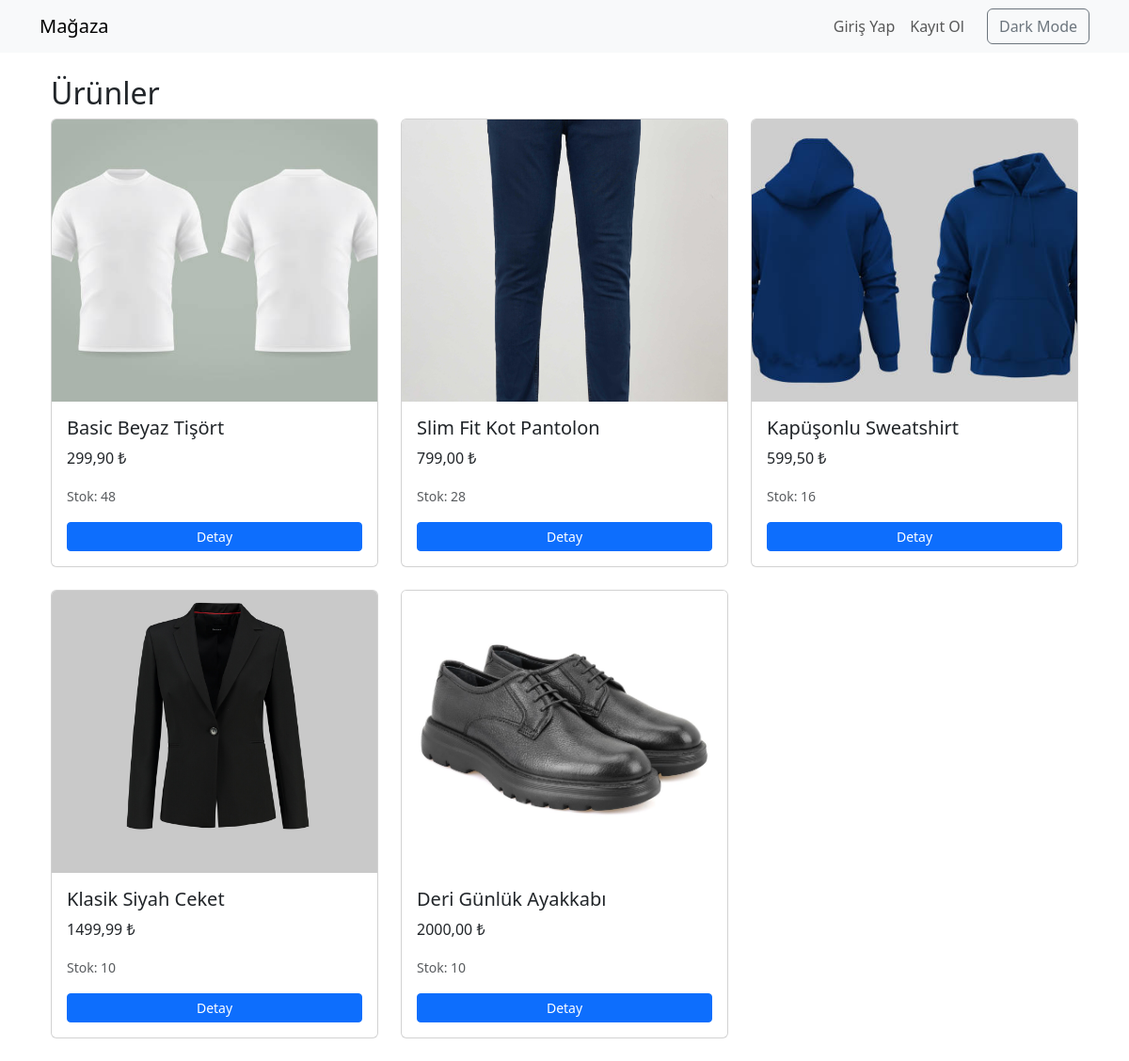
The page / on the database its author committed.
### store/models.py (models this page shows, shortened)
class Product(models.Model):
    SIZE_CHOICES = [
        ('S', 'Small'),
        ('M', 'Medium'),
        ('L', 'Large'),
        ('XL', 'X-Large'),
    ]
    category = models.ForeignKey(Category, on_delete=models.CASCADE)
    name = models.CharField(max_length=200)
    slug = models.SlugField(unique=True)
    description = models.TextField(blank=True)
    price = models.DecimalField(max_digits=10, decimal_places=2)
    stock = models.PositiveIntegerField(default=0)
    size = models.CharField(max_length=2, choices=SIZE_CHOICES, default='M')
    available = models.BooleanField(default=True)
    image = models.ImageField(upload_to='products/', blank=True, null=True)
    created_at = models.DateTimeField(auto_now_add=True)
    updated_at = models.DateTimeField(auto_now=True)

### store/views.py (the view)
# urls.py: path('', views.product_list, name='product_list'),
def product_list(request, category_slug=None):
    category = None
    products = Product.objects.filter(available=True)
    if category_slug:
        category = get_object_or_404(Category, slug=category_slug)
        products = products.filter(category=category)
    context = {
        'category': category,
        'products': products,
    }
    return render(request, 'store/product_list.html', context)

### store/templates/store/product_list.html (shortened to what this page needs)
{% extends 'base.html' %}
{% block content %}
<div class="container mt-4">
  <h2>Ürünler</h2>
  <div class="row">
    {% for product in products %}
      <div class="col-md-4 mb-4 d-flex">
        <div class="card h-100 w-100">
          {% if product.image %}
          <img src="{{ product.image.url }}" class="card-img-top product-img" alt="{{ product.name }}">
          {% else %}
          <img src="https://via.placeholder.com/400x400" class="card-img-top product-img" alt="No Image">
          {% endif %}
          <div class="card-body d-flex flex-column">
            <h5 class="card-title">{{ product.name }}</h5>
            <p class="card-text">{{ product.price }} ₺</p>
            <p class="card-text"><small class="text-muted">Stok: {{ product.stock }}</small></p>
            <a href="{% url 'store:product_detail' product.id product.slug %}" class="btn btn-primary btn-sm mt-auto">Detay</a>
          </div>
        </div>
      </div>
    {% empty %}
      <p>Ürün bulunamadı.</p>
    {% endfor %}
  </div>
</div>
{% endblock %}

### store/templates/base.html (shortened to what this page needs)
{% load static %}
{% load i18n %}
<!DOCTYPE html>
<html lang="{{ LANGUAGE_CODE }}">
<head>
  <link href="https://cdn.jsdelivr.net/npm/bootstrap@5.3.0/dist/css/bootstrap.min.css" rel="stylesheet" />
</head>
<body id="body">
  <nav class="navbar navbar-expand-lg navbar-light bg-light">
    <div class="container">
      <a class="navbar-brand" href="{% url 'store:product_list' %}">Mağaza</a>
      <div class="collapse navbar-collapse" id="navbarSupportedContent">
        <ul class="navbar-nav ms-auto mb-2 mb-lg-0">
          {% if user.is_authenticated %}
            <li class="nav-item">
              <a class="nav-link" href="{% url 'store:cart_detail' %}">Sepet</a>
            </li>
            <li class="nav-item">
              <a class="nav-link" href="{% url 'store:my_orders' %}">Siparişlerim</a>
            </li>
            <li class="nav-item">
<form action="{% url 'users:logout' %}" method="post" style="display:inline;">
  {% csrf_token %}
  <button type="submit" class="nav-link btn btn-link" style="padding:0; margin:0;">Çıkış Yap</button>
</form>
            </li>
          {% else %}
            <li class="nav-item">
              <a class="nav-link" href="{% url 'users:login' %}">Giriş Yap</a>
            </li>
            <li class="nav-item">
              <a class="nav-link" href="{% url 'users:register' %}">Kayıt Ol</a>
            </li>
          {% endif %}
        </ul>
        <button id="mode-toggle" class="btn btn-outline-secondary ms-3">Dark Mode</button>
      </div>
    </div>
  </nav>
  <main class="container mt-4">
    {% block content %}{% endblock %}
  </main>
</body>
</html>

### store/templates/store/product_list.html (style rules this page uses)
.product-img { width: 100%; height: 300px; object-fit: cover; }
.card { height: 100%; }

### rows shown on the page
Product: image (picture), name "Basic Beyaz Tişört", price "299,90", stock "48"
Product: image (picture), name "Slim Fit Kot Pantolon", price "799,00", stock "28"
Product: image (picture), name "Kapüşonlu Sweatshirt", price "599,50", stock "16"
Product: image (picture), name "Klasik Siyah Ceket", price "1499,99", stock "10"
Product: image (picture), name "Deri Günlük Ayakkabı", price "2000,00", stock "10"
